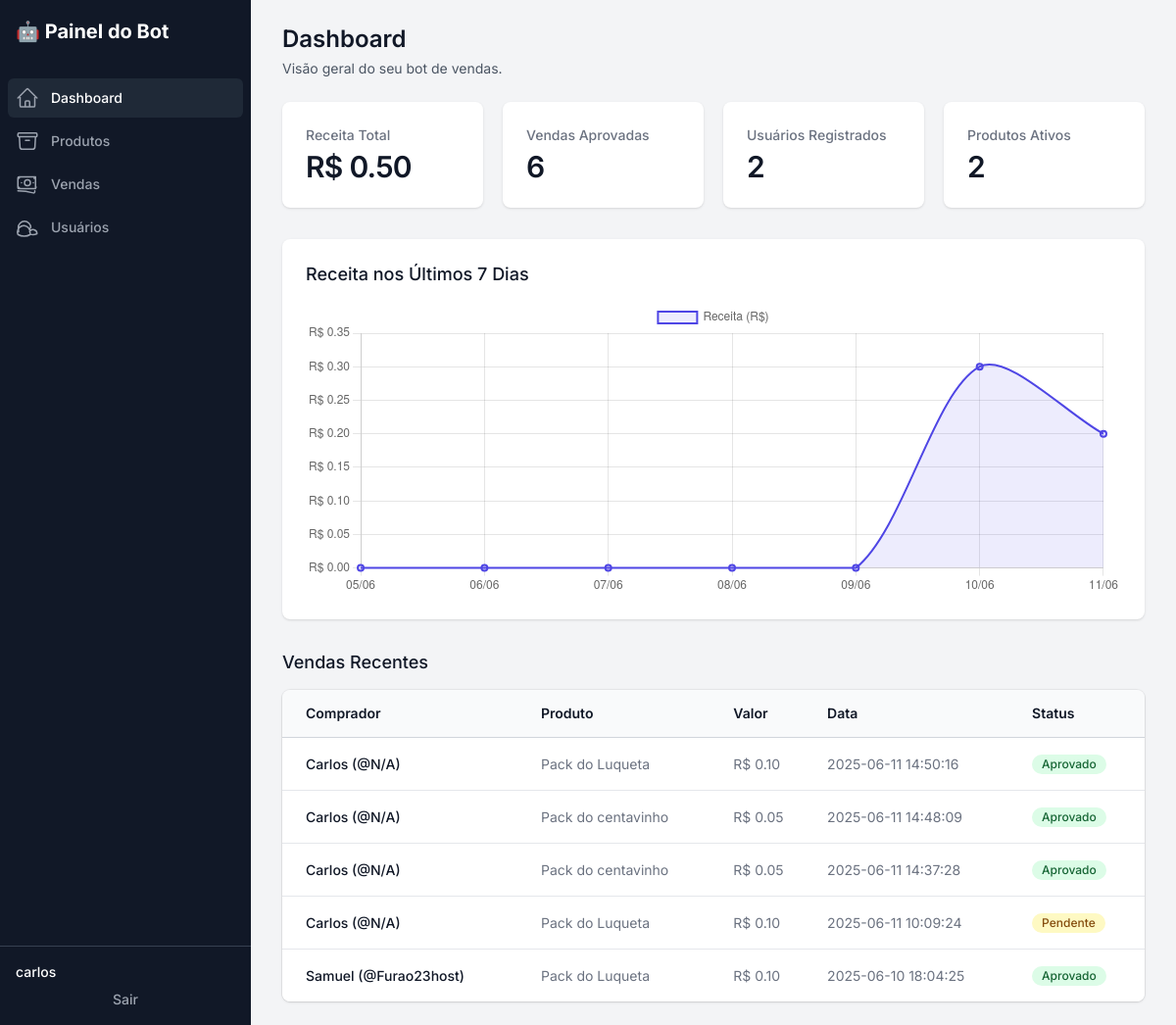
The page / (signed in) on the database its author committed.
### tables this page shows
CREATE TABLE users (
    id INTEGER PRIMARY KEY,
    username TEXT,
    first_name TEXT,
    last_name TEXT,
    data_registro TEXT
);

CREATE TABLE vendas (
    id INTEGER PRIMARY KEY AUTOINCREMENT,
    user_id INTEGER,
    produto_id INTEGER,
    payment_id TEXT,
    status TEXT,
    data_venda TEXT,
    FOREIGN KEY (user_id) REFERENCES users (id),
    FOREIGN KEY (produto_id) REFERENCES produtos (id)
);

CREATE TABLE produtos (
    id INTEGER PRIMARY KEY AUTOINCREMENT,
    nome TEXT NOT NULL,
    preco REAL NOT NULL,
    link TEXT NOT NULL
);

### app.py (the view)
@app.route('/')
def index():
    if not session.get('logged_in'): return redirect(url_for('login'))
    conn = get_db_connection()
    total_usuarios = conn.execute('SELECT COUNT(id) FROM users').fetchone()[0]
    total_produtos = conn.execute('SELECT COUNT(id) FROM produtos').fetchone()[0]
    vendas_data = conn.execute("SELECT COUNT(v.id), SUM(p.preco) FROM vendas v JOIN produtos p ON v.produto_id = p.id WHERE v.status = ?", ('aprovado',)).fetchone()
    total_vendas_aprovadas = vendas_data[0] or 0
    receita_total = vendas_data[1] or 0.0
    vendas_recentes = conn.execute('''
        SELECT v.id, u.username, u.first_name, p.nome, p.preco, v.data_venda,
               CASE
                   WHEN v.status = 'aprovado' THEN 'aprovado'
                   WHEN v.status = 'pendente' AND DATETIME('now', 'localtime', '-24 hours') > DATETIME(v.data_venda) THEN 'cancelado'
                   ELSE 'pendente'
               END AS status
        FROM vendas v
        JOIN users u ON v.user_id = u.id
        JOIN produtos p ON v.produto_id = p.id
        ORDER BY v.id DESC LIMIT 5
    ''').fetchall()
    chart_labels, chart_data = [], []
    today = datetime.now()
    for i in range(6, -1, -1):
        day = today - timedelta(days=i)
        start_of_day, end_of_day = datetime.combine(day.date(), time.min), datetime.combine(day.date(), time.max)
        chart_labels.append(day.strftime('%d/%m'))
        daily_revenue = conn.execute("SELECT SUM(p.preco) FROM vendas v JOIN produtos p ON v.produto_id = p.id WHERE v.status = 'aprovado' AND v.data_venda BETWEEN ? AND ?", (start_of_day, end_of_day)).fetchone()[0]
        chart_data.append(daily_revenue or 0)
    conn.close()
    return render_template('index.html', total_vendas=total_vendas_aprovadas, total_usuarios=total_usuarios, total_produtos=total_produtos, receita_total=receita_total, vendas_recentes=vendas_recentes, chart_labels=json.dumps(chart_labels), chart_data=json.dumps(chart_data))

### app.py (called while the page is built)
def get_db_connection():
    conn = sqlite3.connect(DB_NAME)
    conn.row_factory = sqlite3.Row
    return conn

### templates/index.html (shortened to what this page needs)
{% extends "layout.html" %}
{% block content %}
<h1 class="text-2xl font-semibold text-gray-900">Dashboard</h1>
<p class="mt-1 text-sm text-gray-600">Visão geral do seu bot de vendas.</p>
<div class="mt-6">
    <dl class="grid grid-cols-1 gap-5 sm:grid-cols-2 lg:grid-cols-4">
        <div class="overflow-hidden rounded-lg bg-white px-4 py-5 shadow sm:p-6">
            <dt class="truncate text-sm font-medium text-gray-500">Receita Total</dt>
            <dd class="mt-1 text-3xl font-semibold tracking-tight text-gray-900">R$ {{ "%.2f"|format(receita_total|float) }}</dd>
        </div>
        <div class="overflow-hidden rounded-lg bg-white px-4 py-5 shadow sm:p-6">
            <dt class="truncate text-sm font-medium text-gray-500">Vendas Aprovadas</dt>
            <dd class="mt-1 text-3xl font-semibold tracking-tight text-gray-900">{{ total_vendas }}</dd>
        </div>
        <div class="overflow-hidden rounded-lg bg-white px-4 py-5 shadow sm:p-6">
            <dt class="truncate text-sm font-medium text-gray-500">Usuários Registrados</dt>
            <dd class="mt-1 text-3xl font-semibold tracking-tight text-gray-900">{{ total_usuarios }}</dd>
        </div>
        <div class="overflow-hidden rounded-lg bg-white px-4 py-5 shadow sm:p-6">
            <dt class="truncate text-sm font-medium text-gray-500">Produtos Ativos</dt>
            <dd class="mt-1 text-3xl font-semibold tracking-tight text-gray-900">{{ total_produtos }}</dd>
        </div>
    </dl>
</div>
<div class="mt-8 bg-white p-6 rounded-lg shadow">
    <h2 class="text-lg font-medium leading-6 text-gray-900">Receita nos Últimos 7 Dias</h2>
    <div class="mt-4" style="height: 300px;">
        <canvas id="salesChart"></canvas>
    </div>
</div>
<div class="mt-8">
    <h2 class="text-lg font-medium leading-6 text-gray-900">Vendas Recentes</h2>
    <div class="mt-4 overflow-hidden shadow ring-1 ring-black ring-opacity-5 sm:rounded-lg">
        <div class="min-w-full overflow-x-auto">
            <table class="min-w-full divide-y divide-gray-300">
                <thead class="bg-gray-50">
                <tr>
                    <th scope="col" class="py-3.5 pl-4 pr-3 text-left text-sm font-semibold text-gray-900 sm:pl-6">Comprador</th>
                    <th scope="col" class="px-3 py-3.5 text-left text-sm font-semibold text-gray-900">Produto</th>
                    <th scope="col" class="px-3 py-3.5 text-left text-sm font-semibold text-gray-900">Valor</th>
                    <th scope="col" class="px-3 py-3.5 text-left text-sm font-semibold text-gray-900">Data</th>
                    <th scope="col" class="px-3 py-3.5 text-left text-sm font-semibold text-gray-900">Status</th>
                </tr>
                </thead>
                <tbody class="divide-y divide-gray-200 bg-white">
                {% for venda in vendas_recentes %}
                <tr>
                    <td class="whitespace-nowrap py-4 pl-4 pr-3 text-sm font-medium text-gray-900 sm:pl-6">{{ venda.first_name or '' }} (@{{ venda.username or 'N/A' }})</td>
                    <td class="whitespace-nowrap px-3 py-4 text-sm text-gray-500">{{ venda.nome }}</td>
                    <td class="whitespace-nowrap px-3 py-4 text-sm text-gray-500">R$ {{ "%.2f"|format(venda.preco) }}</td>
                    <td class="whitespace-nowrap px-3 py-4 text-sm text-gray-500">{{ venda.data_venda }}</td>
                    <td class="whitespace-nowrap px-3 py-4 text-sm text-gray-500">
                        {% if venda.status == 'aprovado' %}
                            <span class="inline-flex items-center rounded-full bg-green-100 px-2.5 py-0.5 text-xs font-medium text-green-800">Aprovado</span>
                        {% elif venda.status == 'cancelado' %}
                            <span class="inline-flex items-center rounded-full bg-gray-100 px-2.5 py-0.5 text-xs font-medium text-gray-800">Cancelado</span>
                        {% else %}
                            <span class="inline-flex items-center rounded-full bg-yellow-100 px-2.5 py-0.5 text-xs font-medium text-yellow-800">Pendente</span>
                        {% endif %}
                    </td>
                </tr>
                {% else %}
                <tr>
                    <td colspan="5" class="whitespace-nowrap px-3 py-4 text-sm text-center text-gray-500">Nenhuma venda registrada ainda.</td>
                </tr>
                {% endfor %}
                </tbody>
            </table>
        </div>
    </div>
</div>
<script>
    document.addEventListener('DOMContentLoaded', (event) => {
        const chartElement = document.getElementById('chartData');
        const labels = JSON.parse(chartElement.dataset.labels);
        const dataValues = JSON.parse(chartElement.dataset.values);
        const ctx = document.getElementById('salesChart').getContext('2d');
        const salesChart = new Chart(ctx, {
            type: 'line',
            data: {
                labels: labels,
                datasets: [{
                    label: 'Receita (R$)',
                    data: dataValues,
                    backgroundColor: 'rgba(79, 70, 229, 0.1)',
                    borderColor: 'rgba(79, 70, 229, 1)',
                    borderWidth: 2,
                    tension: 0.3,
                    fill: true,
                }]
            },
            options: {
                responsive: true,
                maintainAspectRatio: false,
                scales: {
                    y: {
                        beginAtZero: true,
                        ticks: {
                            callback: function(value, index, values) { return 'R$ ' + value.toFixed(2); }
                        }
                    }
                },
                plugins: {
                    tooltip: {
                        callbacks: {
                            label: function(context) {
                                let label = context.dataset.label || '';
                                if (label) { label += ': '; }
                                if (context.parsed.y !== null) {
                                    label += new Intl.NumberFormat('pt-BR', { style: 'currency', currency: 'BRL' }).format(context.parsed.y);
                                }
                                return label;
                            }
                        }
                    }
                }
            }
        });
    });
</script>
{% endblock %}

### templates/layout.html (shortened to what this page needs)
<!DOCTYPE html>
<html lang="pt-br" class="h-full bg-gray-100">
<head>
    <script src="https://cdn.tailwindcss.com"></script>
</head>
<body class="h-full">
<div class="min-h-full">
  <div class="fixed inset-y-0 flex w-64 flex-col bg-gray-900">
    <div class="flex min-h-0 flex-1 flex-col">
      <div class="flex h-16 flex-shrink-0 items-center bg-gray-900 px-4">
        <h1 class="text-xl font-bold text-white">🤖 Painel do Bot</h1>
      </div>
      <div class="flex flex-1 flex-col overflow-y-auto">
        <nav class="flex-1 space-y-1 px-2 py-4">
          <a href="{{ url_for('index') }}" class="{{ 'bg-gray-800 text-white' if request.path == url_for('index') else 'text-gray-400 hover:bg-gray-800 hover:text-white' }} group flex items-center rounded-md px-2 py-2 text-sm font-medium">
            Dashboard
          </a>
          <a href="{{ url_for('produtos') }}" class="{{ 'bg-gray-800 text-white' if request.path == url_for('produtos') else 'text-gray-400 hover:bg-gray-800 hover:text-white' }} group flex items-center rounded-md px-2 py-2 text-sm font-medium">
            Produtos
          </a>
          <a href="{{ url_for('vendas') }}" class="{{ 'bg-gray-800 text-white' if request.path == url_for('vendas') else 'text-gray-400 hover:bg-gray-800 hover:text-white' }} group flex items-center rounded-md px-2 py-2 text-sm font-medium">
            Vendas
          </a>
          <a href="{{ url_for('usuarios') }}" class="{{ 'bg-gray-800 text-white' if request.path == url_for('usuarios') else 'text-gray-400 hover:bg-gray-800 hover:text-white' }} group flex items-center rounded-md px-2 py-2 text-sm font-medium">
            Usuários
          </a>
        </nav>
      </div>
       <div class="flex flex-shrink-0 border-t border-gray-700 p-4">
        <div class="flex-shrink-0 w-full">
            <div class="flex items-center">
                <div>
                    <p class="text-sm font-medium text-white">{{ session.username }}</p>
                </div>
            </div>
            <a href="{{ url_for('logout') }}" class="mt-2 block w-full text-center text-sm font-medium text-gray-400 hover:text-white">Sair</a>
        </div>
      </div>
    </div>
  </div>
  <div class="flex flex-1 flex-col md:pl-64">
    <main class="flex-1">
      <div class="py-6">
        <div class="mx-auto max-w-7xl px-4 sm:px-6 md:px-8">
            {% block content %}{% endblock %}
        </div>
      </div>
    </main>
  </div>
</div>
</body>
</html>

### templates/layout.html (style rules this page uses)
body { font-family: 'Inter', sans-serif; }

### rows shown on the page
users: username "carlos"
vendas: first_name "Carlos", username "N/A", nome "Pack do Luqueta", data_venda "2025-06-11 14:50:16", shows "Aprovado"
produtos: preco "0.10"
vendas: first_name "Carlos", username "N/A", nome "Pack do centavinho", data_venda "2025-06-11 14:48:09", shows "Aprovado"
produtos: preco "0.05"
vendas: first_name "Carlos", username "N/A", nome "Pack do centavinho", data_venda "2025-06-11 14:37:28", shows "Aprovado"
vendas: first_name "Carlos", username "N/A", nome "Pack do Luqueta", data_venda "2025-06-11 10:09:24", shows "Pendente"
vendas: first_name "Samuel", username "Furao23host", nome "Pack do Luqueta", data_venda "2025-06-10 18:04:25", shows "Aprovado"

### other values the page prints
{{ "%.2f"|format(receita_total|float) }} "0.50"
{{ total_vendas }} "6"
{{ total_usuarios }} "2"
{{ total_produtos }} "2"
